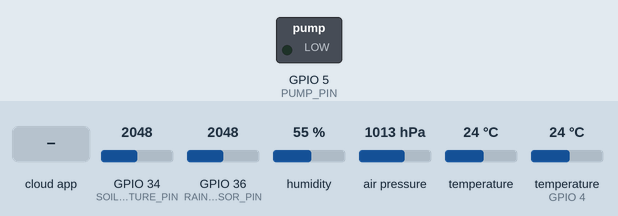
Bench run of a sketch on a simulated ESP32. Parts: switched loads named in the sketch (green lamp = pin HIGH). The test bench sets the inputs (shaded band); at power-on: GPIO 34 (SOIL_MOISTURE_PIN) = 2048, GPIO 36 (RAIN_SENSOR_PIN) = 2048, humidity 55 %, air pressure 1013 hPa, temperature 24 °C, temperature (sensor on GPIO 4) 24 °C. WiFi joins after 1.5 s; servers stay silent unless stated; the Firebase database answers and starts empty; what the sketch prints to the serial monitor is not drawn.

Above: at 2.3 s.
2.4 s: the phone or cloud app sets PumpState to 1
At 3.9 s:
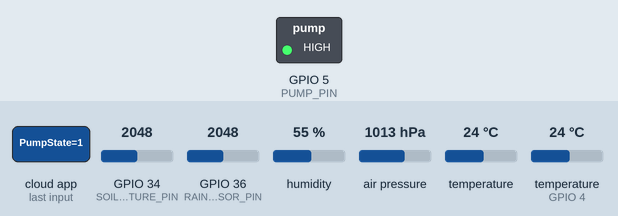
4.4 s: the phone or cloud app sets PumpState to 0
At 5.5 s:
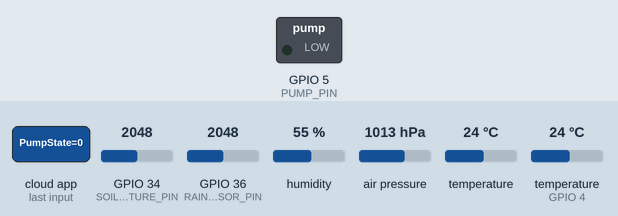
Timing chart, 0 to 7.4 s (numbered marks = the images above; inputs shaded):
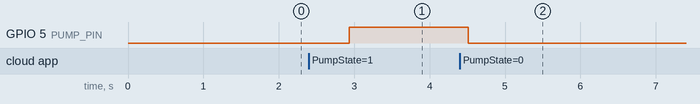

Measured:
- after the input at 2.4 s, GPIO 5 (PUMP_PIN): LOW → HIGH after 0.54 s
- after the input at 4.4 s, GPIO 5 (PUMP_PIN): HIGH → LOW after 0.11 s

The sketch:

smart_irrigatation_system.ino
```cpp
#include <WiFi.h>
#include <WebServer.h>
#include <FirebaseESP32.h>
#include <DHT.h>
#include <Wire.h>
#include <SFE_BMP180.h>

#define FIREBASE_HOST "https://your-project-id.firebaseio.com"  // Firebase host (replace with your Firebase database URL)
#define FIREBASE_AUTH "your_firebase_auth_token"  // Firebase authentication token (replace with your Firebase auth token)

#define DHTPIN 4            // DHT11 data pin connected to GPIO 13
#define DHTTYPE DHT11        // Define DHT type
#define SOIL_MOISTURE_PIN 34 // Soil moisture sensor analog pin
#define PUMP_PIN 5          // Pump control pin
#define RAIN_SENSOR_PIN 36 // Analog pin connected to the rain sensor

// Create an object for the BMP180 sensor
SFE_BMP180 bmp;

// Variables for temperature and pressure
double T, P;
char status;

bool pumpState;
int Auto;
float threshold;

DHT dht(DHTPIN, DHTTYPE);
FirebaseData firebaseData;
FirebaseAuth firebaseAuth;
FirebaseConfig firebaseConfig;

// Define the variable to check WiFi connection status
bool moduleConnected = false;
String moduleID = "ESP32_SIS_001";

// Wi-Fi and Web Server variables
const char* softAPSSID = "ESP32_Provisioning";
WebServer server(80);
String wifiSSID = "", wifiPassword = "";

// HTML Pages
const char* wifiPage = R"rawliteral(
<!DOCTYPE html>
<html>
<head><title>Wi-Fi Provisioning</title></head>
<body>
  <h2>Wi-Fi Provisioning</h2>
  <form action="/connect" method="POST">
    <label>SSID: <input name="ssid" required></label><br>
    <label>Password: <input type="password" name="password"></label><br>
    <button type="submit">Connect</button>
  </form>
</body>
</html>
)rawliteral";

// Connect to Wi-Fi
void connectToWiFi() {
  WiFi.softAPdisconnect();
  WiFi.begin(wifiSSID.c_str(), wifiPassword.c_str());
  Serial.print("Connecting");
  for (int i = 0; i < 10; i++) {
    if (WiFi.status() == WL_CONNECTED) break;
    delay(1000);
    Serial.print(".");
  }
  if (WiFi.status() == WL_CONNECTED) {
    Serial.println("\nConnected! IP: " + WiFi.localIP().toString());
    server.send(200, "text/html", "<h1>Connected to " + wifiSSID + "</h1>");
  } else {
    Serial.println("\nConnection Failed. Re-enabling SoftAP.");
    WiFi.softAP(softAPSSID);
    server.send(200, "text/html", "<h1>Connection Failed</h1>");
  }
}

// Setup Web Server
void setupServer() {
  server.on("/", HTTP_GET, []() { server.send(200, "text/html", wifiPage); });
  server.on("/connect", HTTP_POST, []() {
    wifiSSID = server.arg("ssid");
    wifiPassword = server.arg("password");
    connectToWiFi();
  });
  server.begin();
}

void setup() {
  Serial.begin(115200);
  pinMode(PUMP_PIN, OUTPUT);
  digitalWrite(PUMP_PIN, LOW); // Change to HIGH if using active-low relay
  Serial.println("Relay test started.");
  WiFi.softAP(softAPSSID);
  Serial.println("SoftAP started: " + String(softAPSSID));
  IPAddress softAPIP = WiFi.softAPIP();
  Serial.println("SoftAP IP address: " + softAPIP.toString());
  setupServer();

  if (bmp.begin()) {
    Serial.println("BMP180 initialized successfully.");
  } else {
    Serial.println("Could not initialize BMP180 sensor. Check wiring!");
    while (1); // Halt execution if sensor initialization fails
  }

  // Set module connected to true once WiFi is connected
  moduleConnected = true;

  // Initialize Firebase
  firebaseConfig.host = FIREBASE_HOST;
  firebaseConfig.signer.tokens.legacy_token = FIREBASE_AUTH; // Use `token.token` if you have a custom token
  Firebase.begin(&firebaseConfig, &firebaseAuth);
  Firebase.reconnectWiFi(true);

  // Check Firebase connection status
  if (!Firebase.ready()) {
    Serial.println("Firebase initialization failed. Check configuration and credentials.");
    // Update Firebase to indicate module connection status
    Firebase.setBool(firebaseData, "/DeviceStatus/ModuleConnected", moduleConnected);
    Firebase.setString(firebaseData, "/DeviceStatus/ModuleID", moduleID);

  } else {
    Serial.println("Connected to Firebase");
  }


}

void loop() {
  server.handleClient(); // Handle HTTP requests

  // Read sensor values
  float temperature = dht.readTemperature();
  float humidity = dht.readHumidity();
  int soilMoisture = analogRead(SOIL_MOISTURE_PIN);
  float soilper = (100-((soilMoisture/4095)*100));
  int rainValue = analogRead(RAIN_SENSOR_PIN); // Read analog value from rain sensor
  //int percentage = map(rainValue, 0, 1023, 0, 100); // Convert to percentage
  //Serial.println(rainValue);
  float percentage = (100-((rainValue/4095)*100));

  if (bmp.startTemperature() && bmp.getTemperature(T) &&
      bmp.startPressure(3) && bmp.getPressure(P, T)) {
    Serial.print("Pressure: "); Serial.print(P); Serial.println(" Pa");
  } else {
    Serial.println("Error reading BMP180!");
  }


  Serial.print("Rain Level: ");
  Serial.print(rainValue);
  Serial.print(percentage);
  Serial.println("%");

  Serial.print("Soil Moisture: ");
  Serial.print(soilMoisture);
  Serial.println(soilper);

  // Ensure Firebase connection is ready
  if (Firebase.ready()) {
    Firebase.setBool(firebaseData, "/DeviceStatus/ModuleConnected", moduleConnected);
    Firebase.setString(firebaseData, "/DeviceStatus/ModuleID", moduleID);
    // Retrieve Auto mode state from Firebase
    Firebase.getInt(firebaseData, "/Pump/Auto");
    Auto = firebaseData.intData();

    // Update Firebase with the latest sensor readings
    Firebase.setFloat(firebaseData, "/Parameters/SoilMoisture", soilMoisture);
    Firebase.setFloat(firebaseData, "/Parameters/Temperature", temperature);
    Firebase.setFloat(firebaseData, "/Parameters/Humidity", humidity);
    Firebase.setFloat(firebaseData, "/Parameters/Pressure", P);
    Firebase.setFloat(firebaseData, "/Parameters/Rain", rainValue);

    // Handle Auto mode logic
    /*if (Auto == 10) { // Auto mode is ON
      Firebase.getFloat(firebaseData, "/Pump/Threshold");
      threshold = firebaseData.floatData();

      // Run the pump until the soil moisture crosses the threshold
      while (soilMoisture > threshold) {
        digitalWrite(PUMP_PIN, HIGH); // Turn pump ON
        Serial.println("Pump State: ON (Auto Mode)");

        // Update soil moisture value during auto mode operation
        soilMoisture = analogRead(SOIL_MOISTURE_PIN);
        Firebase.setInt(firebaseData, "/Parameters/SoilMoisture", soilMoisture);

        delay(1000); // Delay for stability
      }

      // Turn pump OFF after crossing the threshold
      digitalWrite(PUMP_PIN, LOW);
      Serial.println("Pump State: OFF (Auto Mode)");

      // Update pump state in Firebase
      Firebase.setInt(firebaseData, "/Pump/PumpState", 0);

      // Turn Auto mode OFF in Firebase
      Auto = 0;
      Firebase.setInt(firebaseData, "/Pump/Auto", Auto);
      Serial.println("Auto mode disabled in Firebase");
    } else { // Auto mode is OFF
      // Retrieve PumpState from Firebase
      Firebase.getInt(firebaseData, "/Pump/PumpState");
      pumpState = firebaseData.intData();

      // Set pump state based on Firebase value
      if (pumpState == 20) {
        digitalWrite(PUMP_PIN, HIGH);
        Serial.println("Pump State: ON (Manual Mode)");
      } else {
        digitalWrite(PUMP_PIN, LOW);
        Serial.println("Pump State: OFF (Manual Mode)");
      }
    }*/

    Firebase.getBool(firebaseData, "/Pump/PumpState");
    pumpState = firebaseData.boolData();

    if (pumpState) {
        digitalWrite(PUMP_PIN, HIGH);
        Serial.println("Pump State: ON (Manual Mode)");
      } else {
        digitalWrite(PUMP_PIN, LOW);
        Serial.println("Pump State: OFF (Manual Mode)");
      }

    // Debugging output for sensor values
    Serial.print("Soil Moisture: ");
    Serial.println(soilMoisture);
    Serial.print(soilper);
    Serial.print("Temperature: ");
    Serial.println(temperature);
    Serial.print("Humidity: ");
    Serial.println(humidity);
  }

  // Delay for stability
  delay(200);
}
```
